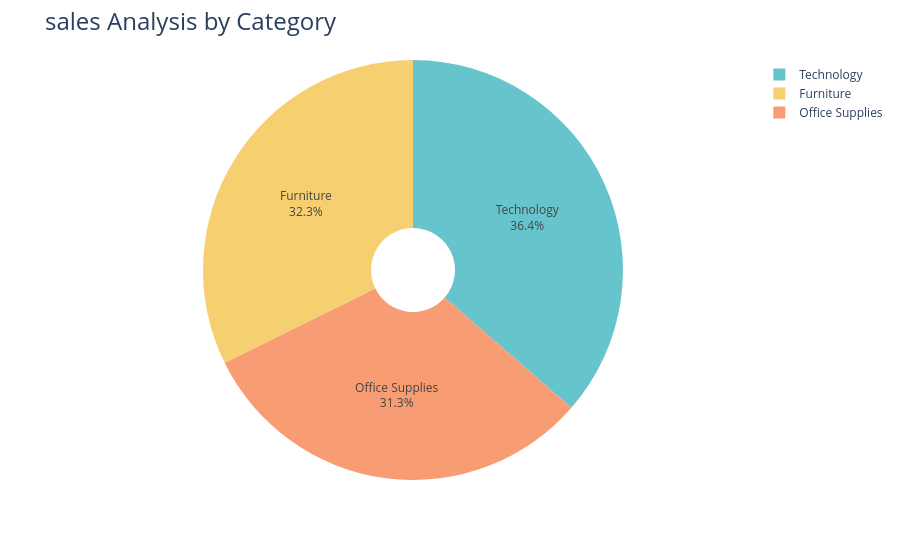

Here is the notebook cell this chart was saved with:
### Code cell
fig = px.pie(sales_by_category,
             values='Sales',
             names='Category',
             hole=0.2, 
             color_discrete_sequence=px.colors.qualitative.Pastel)
fig.update_traces(textposition='inside', textinfo='percent+label')
fig.update_layout(title_text='sales Analysis by Category', title_font=dict(size=24))
fig.show()

### Figure 1 — Plotly figure (JSON) as saved in the notebook; plotly's stock layout.template omitted (floating-point values rounded to 4 significant figures)
{"data": [{"domain": {"x": [0, 1], "y": [0, 1]}, "hole": 0.2, "hovertemplate": "Category=%{label}<br>Sales=%{value}<extra></extra>", "labels": ["Furniture", "Office Supplies", "Technology"], "legendgroup": "", "name": "", "showlegend": true, "textinfo": "percent+label", "textposition": "inside", "type": "pie", "values": [742000.0, 719000.0, 836200.0]}], "layout": {"legend": {"tracegroupgap": 0}, "margin": {"t": 60}, "piecolorway": ["rgb(102, 197, 204)", "rgb(246, 207, 113)", "rgb(248, 156, 116)", "rgb(220, 176, 242)", "rgb(135, 197, 95)", "rgb(158, 185, 243)", "rgb(254, 136, 177)", "rgb(201, 219, 116)", "rgb(139, 224, 164)", "rgb(180, 151, 231)", "rgb(179, 179, 179)"], "title": {"font": {"size": 24}, "text": "sales Analysis by Category"}}}
